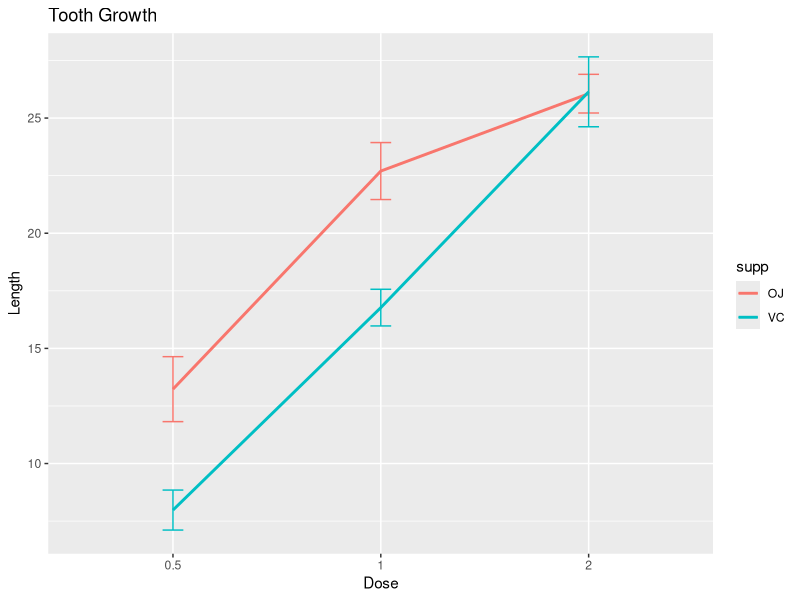

The R source for this figure:
## ---- chunk 1
knitr::opts_chunk$set(echo = TRUE)
## ---- chunk 2
data(ToothGrowth)
dim(ToothGrowth)
head(ToothGrowth)
table(ToothGrowth$supp,ToothGrowth$dose)
## ---- chunk 3
suppressMessages(library(dplyr))
library(ggplot2)
plotdata<- ToothGrowth %>% group_by(supp,dose) %>% summarise(mean=mean(len),se=sd(len)/sqrt(length(len)))
plotdata

g<-ggplot(plotdata,aes(factor(dose),mean,group=supp,color=supp))
g+geom_line(lwd=1)+geom_errorbar(aes(ymin=mean-se,ymax=mean+se),width=0.1)+labs(x="Dose",y="Length")+ggtitle("Tooth Growth")
## ---- chunk 4
OJ_0.5<-ToothGrowth[ToothGrowth$supp=="OJ"&ToothGrowth$dose==0.5,]$len
OJ_1<-ToothGrowth[ToothGrowth$supp=="OJ"&ToothGrowth$dose==1,]$len
OJ_2<-ToothGrowth[ToothGrowth$supp=="OJ"&ToothGrowth$dose==2,]$len

VC_0.5<-ToothGrowth[ToothGrowth$supp=="VC"&ToothGrowth$dose==0.5,]$len
VC_1<-ToothGrowth[ToothGrowth$supp=="VC"&ToothGrowth$dose==1,]$len
VC_2<-ToothGrowth[ToothGrowth$supp=="VC"&ToothGrowth$dose==2,]$len

#IN OJ supplement groups,compare the effect of different dose
t.test(OJ_0.5,OJ_1)$p.value
t.test(OJ_1,OJ_2)$p.value

#IN VC supplement groups,compare the effect of different dose
t.test(VC_0.5,VC_1)$p.value
t.test(VC_1,VC_2)$p.value

#Compare OJ supplement and VC supplement at the same dose
t.test(OJ_0.5,VC_0.5)$p.value
t.test(OJ_1,VC_1)$p.value
t.test(OJ_2,VC_2)$p.value
